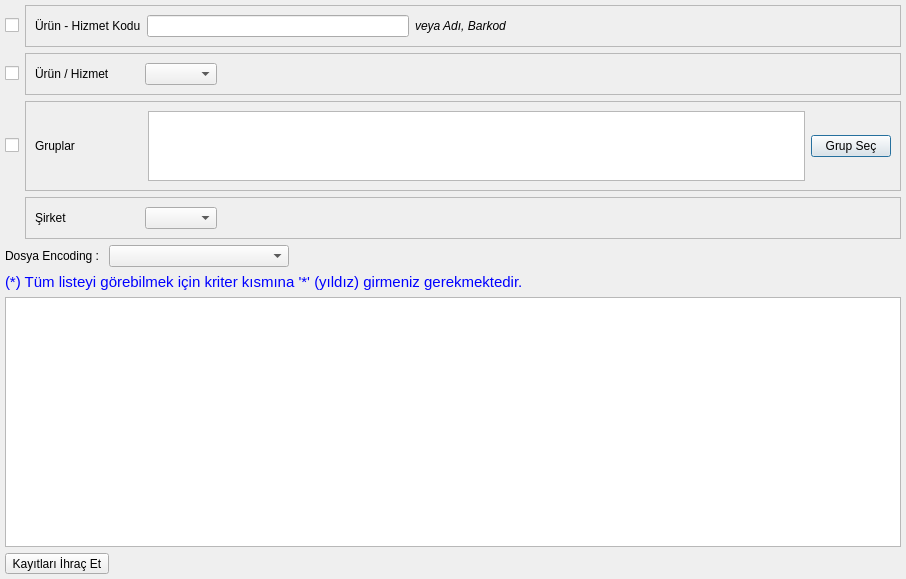
<?xml version="1.0" encoding="UTF-8"?>
<ui version="4.0">
 <class>STOK_URUN_ARAMA</class>
 <widget class="QDialog" name="STOK_URUN_ARAMA">
  <property name="geometry">
   <rect>
    <x>0</x>
    <y>0</y>
    <width>906</width>
    <height>579</height>
   </rect>
  </property>
  <property name="sizePolicy">
   <sizepolicy hsizetype="Expanding" vsizetype="Expanding">
    <horstretch>0</horstretch>
    <verstretch>0</verstretch>
   </sizepolicy>
  </property>
  <property name="minimumSize">
   <size>
    <width>640</width>
    <height>420</height>
   </size>
  </property>
  <property name="windowTitle">
   <string>ÜRÜN ARAMA</string>
  </property>
  <layout class="QGridLayout" name="gridLayout_5" rowstretch="1,1,1,1,1,1,80,1">
   <property name="margin">
    <number>5</number>
   </property>
   <item row="0" column="0">
    <widget class="QCheckBox" name="checkBox_urun_hizmet_kodu">
     <property name="text">
      <string/>
     </property>
    </widget>
   </item>
   <item row="0" column="1">
    <widget class="QFrame" name="frame_urun_hizmet_kodu">
     <property name="sizePolicy">
      <sizepolicy hsizetype="Expanding" vsizetype="Fixed">
       <horstretch>0</horstretch>
       <verstretch>0</verstretch>
      </sizepolicy>
     </property>
     <property name="frameShape">
      <enum>QFrame::StyledPanel</enum>
     </property>
     <property name="frameShadow">
      <enum>QFrame::Raised</enum>
     </property>
     <layout class="QGridLayout" name="gridLayout_3" columnstretch="1,12,20,0">
      <item row="0" column="1">
       <widget class="QLineEdit" name="lineEdit_urun_kodu_urun_adi"/>
      </item>
      <item row="0" column="3">
       <spacer name="horizontalSpacer_3">
        <property name="orientation">
         <enum>Qt::Horizontal</enum>
        </property>
        <property name="sizeHint" stdset="0">
         <size>
          <width>40</width>
          <height>20</height>
         </size>
        </property>
       </spacer>
      </item>
      <item row="0" column="0">
       <widget class="QLabel" name="label_urun_kodu_adi">
        <property name="sizePolicy">
         <sizepolicy hsizetype="Fixed" vsizetype="Fixed">
          <horstretch>0</horstretch>
          <verstretch>0</verstretch>
         </sizepolicy>
        </property>
        <property name="text">
         <string>Ürün - Hizmet Kodu</string>
        </property>
       </widget>
      </item>
      <item row="0" column="2">
       <widget class="QLabel" name="label_4">
        <property name="sizePolicy">
         <sizepolicy hsizetype="Minimum" vsizetype="Fixed">
          <horstretch>0</horstretch>
          <verstretch>0</verstretch>
         </sizepolicy>
        </property>
        <property name="font">
         <font>
          <pointsize>9</pointsize>
          <italic>true</italic>
          <strikeout>false</strikeout>
          <kerning>true</kerning>
         </font>
        </property>
        <property name="text">
         <string>veya Adı, Barkod</string>
        </property>
       </widget>
      </item>
     </layout>
    </widget>
   </item>
   <item row="1" column="0">
    <widget class="QCheckBox" name="checkBox_urun_hizmet_turu">
     <property name="text">
      <string/>
     </property>
    </widget>
   </item>
   <item row="1" column="1">
    <widget class="QFrame" name="frame_urun_hizmet_turu">
     <property name="sizePolicy">
      <sizepolicy hsizetype="Expanding" vsizetype="Fixed">
       <horstretch>0</horstretch>
       <verstretch>0</verstretch>
      </sizepolicy>
     </property>
     <property name="frameShape">
      <enum>QFrame::StyledPanel</enum>
     </property>
     <property name="frameShadow">
      <enum>QFrame::Raised</enum>
     </property>
     <layout class="QGridLayout" name="gridLayout_4">
      <item row="0" column="0">
       <widget class="QLabel" name="label_3">
        <property name="sizePolicy">
         <sizepolicy hsizetype="Fixed" vsizetype="Fixed">
          <horstretch>0</horstretch>
          <verstretch>0</verstretch>
         </sizepolicy>
        </property>
        <property name="text">
         <string>Ürün / Hizmet         </string>
        </property>
       </widget>
      </item>
      <item row="0" column="1">
       <widget class="QComboBox" name="comboBox_urun_hizmet_turu"/>
      </item>
      <item row="0" column="2">
       <spacer name="horizontalSpacer_2">
        <property name="orientation">
         <enum>Qt::Horizontal</enum>
        </property>
        <property name="sizeHint" stdset="0">
         <size>
          <width>607</width>
          <height>20</height>
         </size>
        </property>
       </spacer>
      </item>
     </layout>
    </widget>
   </item>
   <item row="2" column="0">
    <widget class="QCheckBox" name="checkBox_gruplar">
     <property name="sizePolicy">
      <sizepolicy hsizetype="Fixed" vsizetype="Fixed">
       <horstretch>0</horstretch>
       <verstretch>0</verstretch>
      </sizepolicy>
     </property>
     <property name="text">
      <string/>
     </property>
    </widget>
   </item>
   <item row="2" column="1">
    <widget class="QFrame" name="frame_gruplar">
     <property name="sizePolicy">
      <sizepolicy hsizetype="Expanding" vsizetype="Fixed">
       <horstretch>0</horstretch>
       <verstretch>0</verstretch>
      </sizepolicy>
     </property>
     <property name="frameShape">
      <enum>QFrame::StyledPanel</enum>
     </property>
     <property name="frameShadow">
      <enum>QFrame::Raised</enum>
     </property>
     <layout class="QGridLayout" name="gridLayout_2" columnstretch="1,60,5">
      <item row="0" column="0">
       <widget class="QLabel" name="label_2">
        <property name="sizePolicy">
         <sizepolicy hsizetype="Fixed" vsizetype="Fixed">
          <horstretch>0</horstretch>
          <verstretch>0</verstretch>
         </sizepolicy>
        </property>
        <property name="text">
         <string>Gruplar                    </string>
        </property>
       </widget>
      </item>
      <item row="0" column="1">
       <widget class="QTextEdit" name="textEdit_gruplar">
        <property name="maximumSize">
         <size>
          <width>16777215</width>
          <height>70</height>
         </size>
        </property>
        <property name="focusPolicy">
         <enum>Qt::NoFocus</enum>
        </property>
        <property name="readOnly">
         <bool>true</bool>
        </property>
       </widget>
      </item>
      <item row="0" column="2">
       <widget class="QPushButton" name="pushButton_grup_sec">
        <property name="text">
         <string>Grup Seç</string>
        </property>
        <property name="icon">
         <iconset resource="../e9_icons.qrc">
          <normaloff>:/e9_icons/E9_ICONS/e9_grup.png</normaloff>:/e9_icons/E9_ICONS/e9_grup.png</iconset>
        </property>
       </widget>
      </item>
     </layout>
    </widget>
   </item>
   <item row="3" column="1">
    <widget class="QFrame" name="frame_sirket_filtresi">
     <property name="sizePolicy">
      <sizepolicy hsizetype="Expanding" vsizetype="Fixed">
       <horstretch>0</horstretch>
       <verstretch>0</verstretch>
      </sizepolicy>
     </property>
     <property name="frameShape">
      <enum>QFrame::StyledPanel</enum>
     </property>
     <property name="frameShadow">
      <enum>QFrame::Raised</enum>
     </property>
     <layout class="QGridLayout" name="gridLayout">
      <item row="0" column="0">
       <widget class="QLabel" name="label_sirket">
        <property name="sizePolicy">
         <sizepolicy hsizetype="Fixed" vsizetype="Fixed">
          <horstretch>0</horstretch>
          <verstretch>0</verstretch>
         </sizepolicy>
        </property>
        <property name="text">
         <string>Şirket                      </string>
        </property>
       </widget>
      </item>
      <item row="0" column="1">
       <widget class="QComboBox" name="comboBox_sirket">
        <property name="sizePolicy">
         <sizepolicy hsizetype="Minimum" vsizetype="Fixed">
          <horstretch>0</horstretch>
          <verstretch>0</verstretch>
         </sizepolicy>
        </property>
       </widget>
      </item>
      <item row="0" column="2">
       <spacer name="horizontalSpacer">
        <property name="orientation">
         <enum>Qt::Horizontal</enum>
        </property>
        <property name="sizeHint" stdset="0">
         <size>
          <width>40</width>
          <height>20</height>
         </size>
        </property>
       </spacer>
      </item>
     </layout>
    </widget>
   </item>
   <item row="4" column="0" colspan="2">
    <layout class="QFormLayout" name="formLayout">
     <item row="0" column="0">
      <widget class="QLabel" name="label_dosya_encoding">
       <property name="text">
        <string>Dosya Encoding : </string>
       </property>
      </widget>
     </item>
     <item row="0" column="1">
      <widget class="QComboBox" name="comboBox_dosya_encoding">
       <property name="sizePolicy">
        <sizepolicy hsizetype="Expanding" vsizetype="Fixed">
         <horstretch>0</horstretch>
         <verstretch>0</verstretch>
        </sizepolicy>
       </property>
       <property name="minimumSize">
        <size>
         <width>120</width>
         <height>0</height>
        </size>
       </property>
       <property name="maximumSize">
        <size>
         <width>180</width>
         <height>16777215</height>
        </size>
       </property>
      </widget>
     </item>
    </layout>
   </item>
   <item row="5" column="0" colspan="2">
    <widget class="QLabel" name="label">
     <property name="sizePolicy">
      <sizepolicy hsizetype="Expanding" vsizetype="Fixed">
       <horstretch>0</horstretch>
       <verstretch>0</verstretch>
      </sizepolicy>
     </property>
     <property name="font">
      <font>
       <pointsize>11</pointsize>
      </font>
     </property>
     <property name="styleSheet">
      <string notr="true">color: rgb(0, 0, 255);
</string>
     </property>
     <property name="text">
      <string>(*) Tüm listeyi görebilmek için kriter kısmına '*' (yıldız) girmeniz gerekmektedir.</string>
     </property>
    </widget>
   </item>
   <item row="6" column="0" colspan="2">
    <widget class="QTableWidget" name="tableWidget"/>
   </item>
   <item row="7" column="0" colspan="2">
    <layout class="QGridLayout" name="gridLayout_6">
     <item row="0" column="0">
      <widget class="QToolButton" name="tool_button_export">
       <property name="text">
        <string>Kayıtları İhraç Et</string>
       </property>
       <property name="icon">
        <iconset resource="../e9_icons.qrc">
         <normaloff>:/e9_icons/E9_ICONS/dvz_doviz_kurlari_guncelle.png</normaloff>:/e9_icons/E9_ICONS/dvz_doviz_kurlari_guncelle.png</iconset>
       </property>
       <property name="iconSize">
        <size>
         <width>24</width>
         <height>24</height>
        </size>
       </property>
       <property name="toolButtonStyle">
        <enum>Qt::ToolButtonFollowStyle</enum>
       </property>
      </widget>
     </item>
     <item row="0" column="1">
      <widget class="QWidget" name="widget_batch_buttons" native="true">
       <property name="sizePolicy">
        <sizepolicy hsizetype="Expanding" vsizetype="Expanding">
         <horstretch>0</horstretch>
         <verstretch>0</verstretch>
        </sizepolicy>
       </property>
      </widget>
     </item>
    </layout>
   </item>
  </layout>
 </widget>
 <tabstops>
  <tabstop>lineEdit_urun_kodu_urun_adi</tabstop>
  <tabstop>comboBox_sirket</tabstop>
  <tabstop>tableWidget</tabstop>
 </tabstops>
 <resources>
  <include location="../e9_icons.qrc"/>
 </resources>
 <connections/>
</ui>
